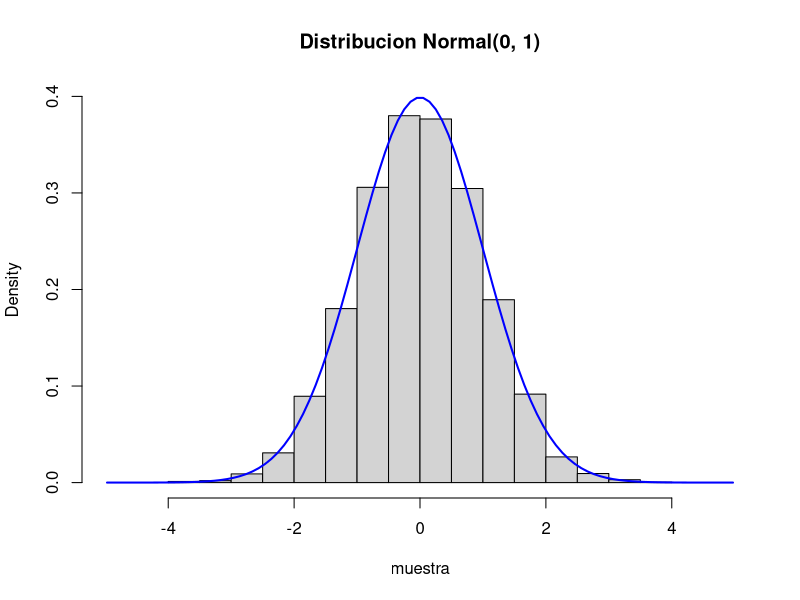
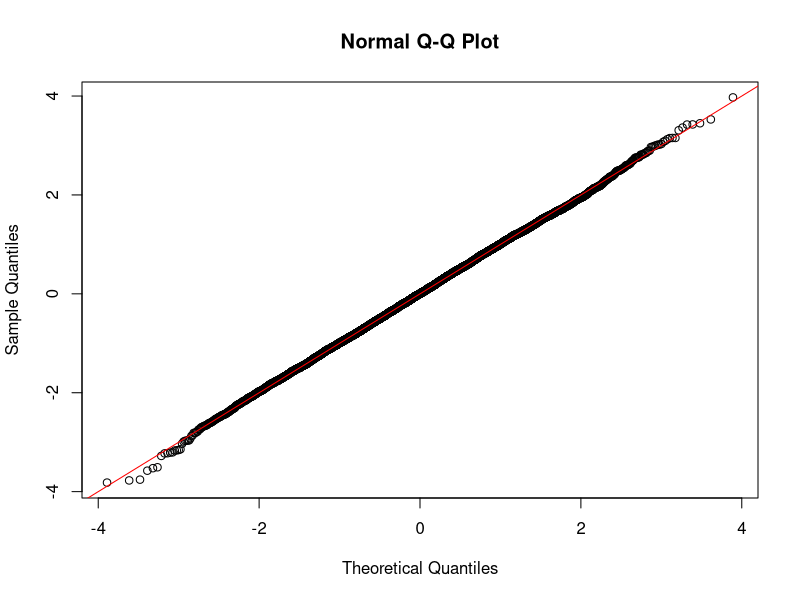

Generate these figures, in order, with R:

# Semana 1 - Ejercicio 1. Box-Muller

# Apartado 1 en papel

# Apartado 2 - Implementacion Box-Muller

boxmuller <- function(n, mu=0., sd=1., epsilon=1e-10) {
  #
  # Generador de muestras normales utilizando el metodo de Box-Muller
  # Args:
  #    n : Numero de muestras a generar
  #    mean: Media de la normal
  #    sd: Desviacion tipica
  
  # Generamos u1 en el intervalo (epsilon,1) en vez de (0,1)
  # para evitar un posible -inf (aunque improbable)
  u1 <- runif(n, epsilon,1)
  u2 <- runif(n)
  
  # Muestras normal(0,1)
  z <- sqrt(-2 * log(u1)) * cos(2 * pi * u2)
  # z <- sqrt(-2 * log(u1)) * sin(2 * pi * u2)
  
  # Desestandarizamos la normal
  normal <- sd*z + mu
  
 return (normal) 
}

# Apartado 3 - Validacion

# Generamos muestras de normales usando nuestro generador y dibujamos histograma
n <- 1e4 # Numero de muestras a generar
mu <- 0 # Media de la normal
sd <- 1 # Desviacion estandar

muestra <- boxmuller(n,mu,sd)

# Limite del grafico
limite <- max(-1*min(muestra), max(muestra))+1 - mu

# Dibujamos histograma de la muestra
hist(muestra, prob=T, breaks = 20, xlim = c(mu-limite,mu+ limite),
     ylim=c(0, 1./(sd*sqrt(2*pi))),
     main=paste('Distribucion Normal(',mu,', ',sd,')', sep=''))

# Dibujamos la función de densidad de erlang sobre el histograma
xfit <- seq(mu-limite, mu+limite, length = 100) 
yfit <- dnorm(xfit,mean=mu, sd=sd )
lines(xfit, yfit, col = "blue", lwd = 2)


# QQplot de la muestra normal propia
qqnorm(muestra)

# Ajustamos una recta de regresion lineal
# Al estar generados por la misma distribucion deberan tener una 
# correlacion cercana a 1, por tanto el qqplot debera modelizarse
# sobre la recta y=x
abline(a=0, b=1, col='red')

# Test de kolmogorov
# Con la opcion two sided, para comprobar si la distribucion es igual
# Un valor del estadistico cercano a 0 nos dara evidencias para afirmar
# que nuestra muestra se distribuye de forma normal
print(ks.test(muestra,'pnorm', mu, sd))

# Apartado 4 - Normal(10,2)

# Cambiar los parametros mu y sd del apartado anterior y reejecutar

